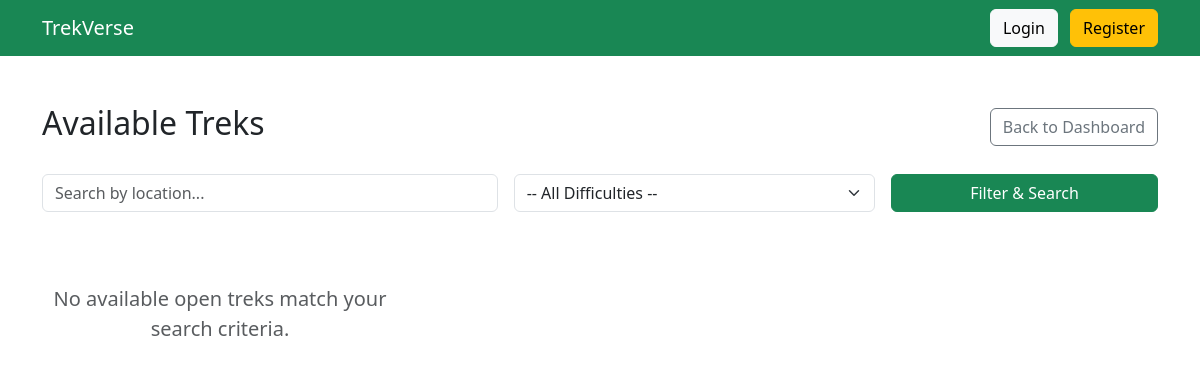
/user/user_treks (signed in), run on an earlier commit of the app's database.
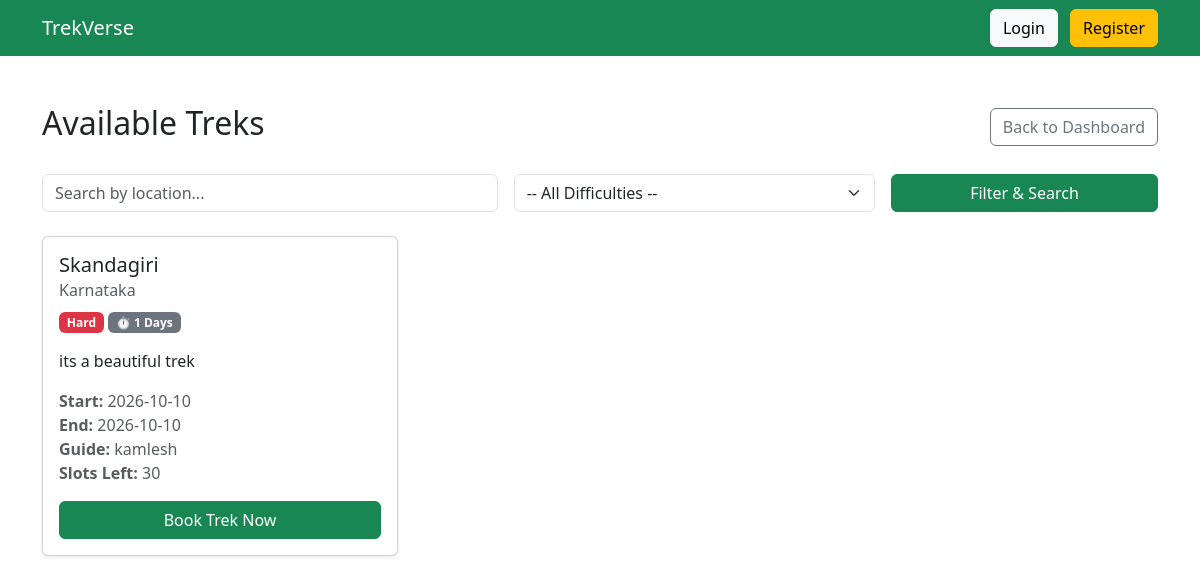
And on a later commit of the database.
### models.py (models this page shows)
class Trek(db.Model):
    __tablename__ = "treks"
    id = db.Column(db.Integer, primary_key=True)
    name = db.Column(db.String(100), nullable=False)
    location = db.Column(db.String(100), nullable=False)
    difficulty = db.Column(db.String(20), nullable=False)
    duration = db.Column(db.Integer, nullable=False)
    available_slots = db.Column(db.Integer, nullable=False)
    status = db.Column(db.String(20), default="Pending")
    start_date = db.Column(db.Date)
    end_date = db.Column(db.Date)
    description = db.Column(db.Text)
    staff_id = db.Column(
        db.Integer,
        db.ForeignKey("users.id")
    )
    created_at = db.Column(
        db.DateTime,
        default=datetime.utcnow
    )
    bookings = db.relationship(
        "Booking",
        backref="trek",
        lazy=True
    )

class User(db.Model):
    __tablename__ = "users"
    id = db.Column(db.Integer, primary_key=True)
    name = db.Column(db.String(100), nullable=False)
    email = db.Column(db.String(120), unique=True, nullable=False)
    password = db.Column(db.String(255), nullable=False)
    phone = db.Column(db.String(15))
    role = db.Column(db.String(20), nullable=False)
    approved = db.Column(db.Boolean, default=False)
    blacklisted = db.Column(db.Boolean, default=False)
    experience_years = db.Column(db.Integer, default=0)
    skills = db.Column(db.String(255), default="")
    bio = db.Column(db.Text, default="")
    created_at = db.Column(db.DateTime, default=datetime.utcnow)
    managed_treks = db.relationship(
        "Trek",
        backref="staff",
        lazy=True
    )
    bookings = db.relationship(
        "Booking",
        backref="user",
        lazy=True
    )

### routes.py (the view)
    @app.route("/user/user_treks")
    def user_treks():
        if "user_id" not in session or session["role"] != "user":
            return "Access Denied"
        location = request.args.get("location", "")
        difficulty = request.args.get("difficulty", "")
        query = Trek.query.filter_by(status="Open")
        if location:
            query = query.filter(Trek.location.like(f"%{location}%"))
        if difficulty:
            query = query.filter_by(difficulty=difficulty)
        treks = query.all()
        bookings = Booking.query.filter_by(user_id=session["user_id"], status="Booked").all()
        booked_trek_ids = {b.trek_id for b in bookings}
        return render_template("user/user_treks.html", treks=treks, location=location, difficulty=difficulty, booked_trek_ids=booked_trek_ids)

### templates/user/user_treks.html (shortened to what this page needs)
{% extends "base.html" %}
{% block content %}
<div class="d-flex justify-content-between align-items-center mb-4">
    <h2>Available Treks</h2>
    <a href="/user/dashboard" class="btn btn-outline-secondary">Back to Dashboard</a>
</div>
<form method="GET" action="/user/user_treks" class="row g-3 mb-4">
    <div class="col-md-5">
        <input type="text" name="location" class="form-control" placeholder="Search by location..." value="{{ location or '' }}">
    </div>
    <div class="col-md-4">
        <select name="difficulty" class="form-select">
            <option value="">-- All Difficulties --</option>
        </select>
    </div>
    <div class="col-md-3">
        <button type="submit" class="btn btn-success w-100">Filter & Search</button>
    </div>
</form>
<div class="row row-cols-1 row-cols-md-2 row-cols-lg-3 g-4">
    {% for trek in treks %}
    <div class="col">
        <div class="card h-100 shadow-sm">
            <div class="card-body d-flex flex-column">
                <h5 class="card-title">{{ trek.name }}</h5>
                <h6 class="card-subtitle mb-2 text-muted"> {{ trek.location }}</h6>
                <div class="mb-3">
                    <span class="badge {% if trek.difficulty == 'Easy' %}bg-info{% elif trek.difficulty == 'Medium' %}bg-warning text-dark{% else %}bg-danger{% endif %}">
                        {{ trek.difficulty }}
                    </span>
                    <span class="badge bg-secondary">⏱ {{ trek.duration }} Days</span>
                </div>
                <p class="card-text text-truncate">{{ trek.description or 'No description provided.' }}</p>
                <ul class="list-unstyled mt-auto mb-3 text-muted">
                    <li><strong>Start:</strong> {{ trek.start_date.strftime('%Y-%m-%d') if trek.start_date else 'N/A' }}</li>
                    <li> <strong>End:</strong> {{ trek.end_date.strftime('%Y-%m-%d') if trek.end_date else 'N/A' }}</li>
                    <li> <strong>Guide:</strong> {{ trek.staff.name if trek.staff else 'TBA' }}</li>
                    <li> <strong>Slots Left:</strong> {{ trek.available_slots }}</li>
                </ul>
                {% set is_booked = trek.id in booked_trek_ids %}
                {% if is_booked %}
                <button class="btn btn-secondary w-100" disabled>Already Booked</button>
                {% elif trek.available_slots <= 0 %}
                <button class="btn btn-danger w-100" disabled>Fully Booked</button>
                {% else %}
                <form action="/user/book/{{ trek.id }}" method="POST">
                    <button type="submit" class="btn btn-success w-100">Book Trek Now</button>
                </form>
                {% endif %}
            </div>
        </div>
    </div>
    {% else %}
    <div class="col-12 text-center py-5">
        <p class="lead text-muted">No available open treks match your search criteria.</p>
    </div>
    {% endfor %}
</div>
{% endblock %}

What changed in the data, as far as the page shows it:
added Trek: name "Skandagiri", location "Karnataka", difficulty "Hard", duration "1", description "its a beautiful trek", start_date "2026-10-10", end_date "2026-10-10", staff "kamlesh", available_slots "30"
Also different on the page:
text no longer shown: "No available open treks match your search criteria."
